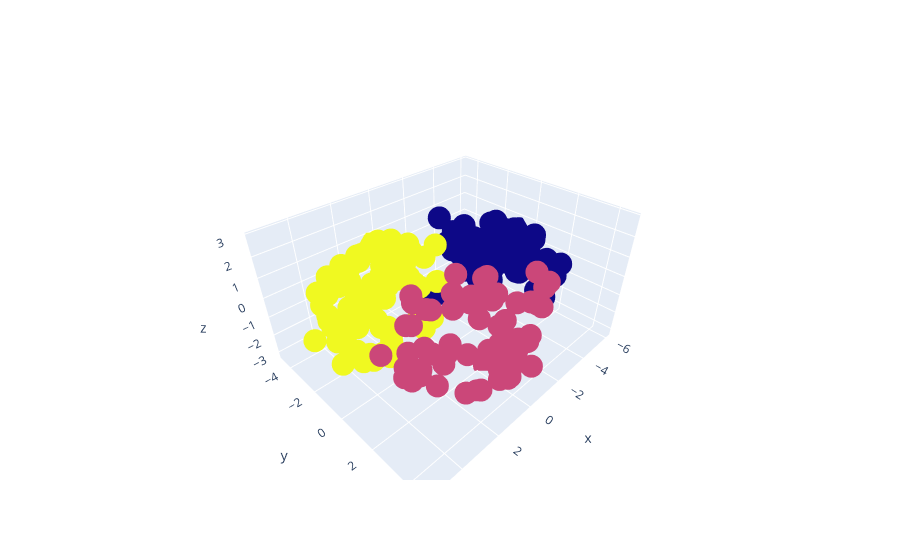

The code cell stored with this chart in its notebook:
### Code cell
import plotly.graph_objects as go

# Create trace, sizing bubbles by planet diameter
fig = go.Figure(data=go.Scatter3d(
    x = X_pca[:, 0],
    y = X_pca[:, 1],
    z = X_pca[:, 2],
    mode = 'markers',
    marker = dict(
        color = final_clusters,
        )
))
fig.show()

### Figure 1 — Plotly figure (JSON) as saved in the notebook; plotly's stock layout.template omitted (floating-point values rounded to 4 significant figures; data arrays with more than 128 entries replaced by an {"elided": "..."} marker saying what was removed)
{"data": [{"marker": {"color": {"elided": "218 int values"}}, "mode": "markers", "type": "scatter3d", "x": {"elided": "218 float values"}, "y": {"elided": "218 float values"}, "z": {"elided": "218 float values"}}], "layout": {}}
